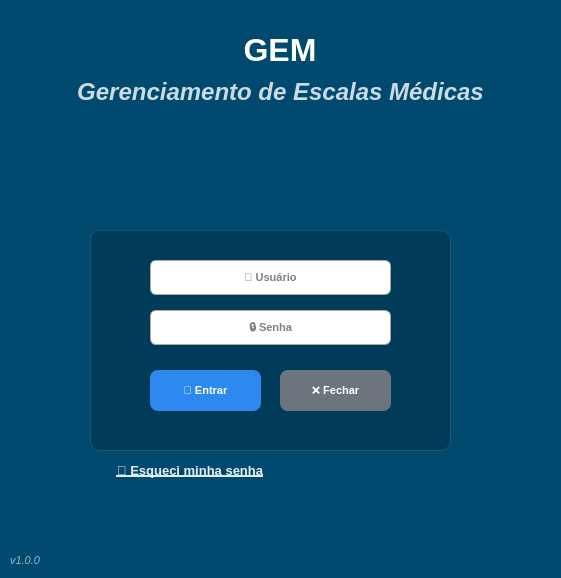
<?xml version="1.0" encoding="UTF-8"?>
<ui version="4.0">
 <class>formLogin</class>
 <widget class="QDialog" name="formLogin">
  <property name="geometry">
   <rect>
    <x>0</x>
    <y>0</y>
    <width>561</width>
    <height>578</height>
   </rect>
  </property>
  <property name="minimumSize">
   <size>
    <width>561</width>
    <height>578</height>
   </size>
  </property>
  <property name="maximumSize">
   <size>
    <width>561</width>
    <height>578</height>
   </size>
  </property>
  <property name="cursor">
   <cursorShape>ArrowCursor</cursorShape>
  </property>
  <property name="acceptDrops">
   <bool>false</bool>
  </property>
  <property name="windowTitle">
   <string>GEM - Tela de Login</string>
  </property>
  <property name="windowIcon">
   <iconset>
    <normaloff>../../images/logo_hepp.png</normaloff>../../images/logo_hepp.png</iconset>
  </property>
  <property name="styleSheet">
   <string notr="true">QDialog {
    background-color: rgb(0, 74, 112);
    font-family: 'Segoe UI';
}

QLineEdit {
    border: 1px solid #aaa;
    border-radius: 6px;
    padding: 8px;
    background-color: #fff;
    font-size: 11px;
    font-weight: bold;
}

QLineEdit:focus {
    border: 2px solid #2D89EF;
    background-color: #f8f9ff;
}

QPushButton {
    background-color: #2D89EF;
    color: white;
    border: none;
    border-radius: 8px;
    padding: 10px 20px;
    font-weight: bold;
    font-size: 11px;
}

QPushButton:hover {
    background-color: #1A6FD8;
}

QPushButton:pressed {
    background-color: #0F4B9B;
}

QPushButton#btnFechar {
    background-color: #6c757d;
}

QPushButton#btnFechar:hover {
    background-color: #5a6268;
}

QPushButton#btnFechar:pressed {
    background-color: #4e555b;
}
</string>
  </property>
  <property name="modal">
   <bool>true</bool>
  </property>
  <widget class="QFrame" name="frameLogin">
   <property name="geometry">
    <rect>
     <x>90</x>
     <y>230</y>
     <width>361</width>
     <height>221</height>
    </rect>
   </property>
   <property name="contextMenuPolicy">
    <enum>Qt::NoContextMenu</enum>
   </property>
   <property name="styleSheet">
    <string notr="true">QFrame#frameLogin {
    background-color: rgba(0, 0, 0, 0.2);
    border-radius: 10px;
    border: 1px solid rgba(255, 255, 255, 0.1);
}</string>
   </property>
   <property name="frameShape">
    <enum>QFrame::StyledPanel</enum>
   </property>
   <property name="frameShadow">
    <enum>QFrame::Raised</enum>
   </property>
   <property name="lineWidth">
    <number>1</number>
   </property>
   <property name="midLineWidth">
    <number>0</number>
   </property>
   <widget class="QLineEdit" name="txtUser">
    <property name="geometry">
     <rect>
      <x>60</x>
      <y>30</y>
      <width>241</width>
      <height>35</height>
     </rect>
    </property>
    <property name="font">
     <font>
      <pointsize>-1</pointsize>
      <weight>75</weight>
      <bold>true</bold>
     </font>
    </property>
    <property name="alignment">
     <set>Qt::AlignCenter</set>
    </property>
    <property name="placeholderText">
     <string>👤 Usuário</string>
    </property>
    <property name="clearButtonEnabled">
     <bool>true</bool>
    </property>
   </widget>
   <widget class="QLineEdit" name="txtPassword">
    <property name="geometry">
     <rect>
      <x>60</x>
      <y>80</y>
      <width>241</width>
      <height>35</height>
     </rect>
    </property>
    <property name="font">
     <font>
      <pointsize>-1</pointsize>
      <weight>75</weight>
      <bold>true</bold>
     </font>
    </property>
    <property name="echoMode">
     <enum>QLineEdit::Password</enum>
    </property>
    <property name="alignment">
     <set>Qt::AlignCenter</set>
    </property>
    <property name="placeholderText">
     <string>🔒 Senha</string>
    </property>
    <property name="clearButtonEnabled">
     <bool>true</bool>
    </property>
   </widget>
   <widget class="QPushButton" name="btnEntrar">
    <property name="geometry">
     <rect>
      <x>60</x>
      <y>140</y>
      <width>111</width>
      <height>41</height>
     </rect>
    </property>
    <property name="font">
     <font>
      <pointsize>-1</pointsize>
      <weight>75</weight>
      <bold>true</bold>
     </font>
    </property>
    <property name="cursor">
     <cursorShape>PointingHandCursor</cursorShape>
    </property>
    <property name="text">
     <string>🚀 Entrar</string>
    </property>
    <property name="shortcut">
     <string>Return</string>
    </property>
    <property name="default">
     <bool>true</bool>
    </property>
   </widget>
   <widget class="QPushButton" name="btnFechar">
    <property name="geometry">
     <rect>
      <x>190</x>
      <y>140</y>
      <width>111</width>
      <height>41</height>
     </rect>
    </property>
    <property name="font">
     <font>
      <pointsize>-1</pointsize>
      <weight>75</weight>
      <bold>true</bold>
     </font>
    </property>
    <property name="cursor">
     <cursorShape>PointingHandCursor</cursorShape>
    </property>
    <property name="text">
     <string>❌ Fechar</string>
    </property>
    <property name="shortcut">
     <string>Esc</string>
    </property>
   </widget>
  </widget>
  <widget class="QLabel" name="lblLogo">
   <property name="geometry">
    <rect>
     <x>180</x>
     <y>20</y>
     <width>200</width>
     <height>60</height>
    </rect>
   </property>
   <property name="font">
    <font>
     <pointsize>24</pointsize>
     <weight>75</weight>
     <bold>true</bold>
    </font>
   </property>
   <property name="styleSheet">
    <string notr="true">QLabel {
    color: white;
    background-color: transparent;
}</string>
   </property>
   <property name="text">
    <string>GEM</string>
   </property>
   <property name="alignment">
    <set>Qt::AlignCenter</set>
   </property>
  </widget>
  <widget class="QLabel" name="lblSubtitulo">
   <property name="geometry">
    <rect>
     <x>65</x>
     <y>77</y>
     <width>431</width>
     <height>30</height>
    </rect>
   </property>
   <property name="font">
    <font>
     <pointsize>18</pointsize>
     <weight>75</weight>
     <italic>true</italic>
     <bold>true</bold>
    </font>
   </property>
   <property name="styleSheet">
    <string notr="true">QLabel {
    color: rgba(255, 255, 255, 0.8);
    background-color: transparent;
}</string>
   </property>
   <property name="text">
    <string>Gerenciamento de Escalas Médicas</string>
   </property>
   <property name="alignment">
    <set>Qt::AlignCenter</set>
   </property>
  </widget>
  <widget class="QLabel" name="lblCadeado">
   <property name="geometry">
    <rect>
     <x>190</x>
     <y>120</y>
     <width>181</width>
     <height>100</height>
    </rect>
   </property>
   <property name="frameShadow">
    <enum>QFrame::Plain</enum>
   </property>
   <property name="text">
    <string/>
   </property>
   <property name="pixmap">
    <pixmap>../../images/cadeado_login.png</pixmap>
   </property>
   <property name="scaledContents">
    <bool>true</bool>
   </property>
   <property name="alignment">
    <set>Qt::AlignCenter</set>
   </property>
   <property name="margin">
    <number>0</number>
   </property>
  </widget>
  <widget class="QLabel" name="lblEsqueciMinhaSenha">
   <property name="geometry">
    <rect>
     <x>100</x>
     <y>460</y>
     <width>180</width>
     <height>20</height>
    </rect>
   </property>
   <property name="font">
    <font>
     <pointsize>10</pointsize>
     <weight>75</weight>
     <bold>true</bold>
     <underline>true</underline>
    </font>
   </property>
   <property name="cursor">
    <cursorShape>PointingHandCursor</cursorShape>
   </property>
   <property name="styleSheet">
    <string notr="true">QLabel {
    color: rgba(255, 255, 255, 0.9);
    background-color: transparent;
}

QLabel:hover {
    color: #FFD700;
    background-color: rgba(255, 215, 0, 0.1);
    border-radius: 5px;
    padding: 2px;
}</string>
   </property>
   <property name="text">
    <string>🔑 Esqueci minha senha</string>
   </property>
   <property name="alignment">
    <set>Qt::AlignCenter</set>
   </property>
  </widget>
  <widget class="QLabel" name="lblVersao">
   <property name="geometry">
    <rect>
     <x>10</x>
     <y>550</y>
     <width>100</width>
     <height>20</height>
    </rect>
   </property>
   <property name="font">
    <font>
     <pointsize>8</pointsize>
     <italic>true</italic>
    </font>
   </property>
   <property name="styleSheet">
    <string notr="true">QLabel {
    color: rgba(255, 255, 255, 0.6);
    background-color: transparent;
}</string>
   </property>
   <property name="text">
    <string>v1.0.0</string>
   </property>
   <property name="alignment">
    <set>Qt::AlignLeading|Qt::AlignLeft|Qt::AlignVCenter</set>
   </property>
  </widget>
  <zorder>lblCadeado</zorder>
  <zorder>frameLogin</zorder>
  <zorder>lblLogo</zorder>
  <zorder>lblSubtitulo</zorder>
  <zorder>lblEsqueciMinhaSenha</zorder>
  <zorder>lblVersao</zorder>
 </widget>
 <tabstops>
  <tabstop>txtUser</tabstop>
  <tabstop>txtPassword</tabstop>
  <tabstop>btnEntrar</tabstop>
  <tabstop>btnFechar</tabstop>
 </tabstops>
 <resources/>
 <connections/>
</ui>
